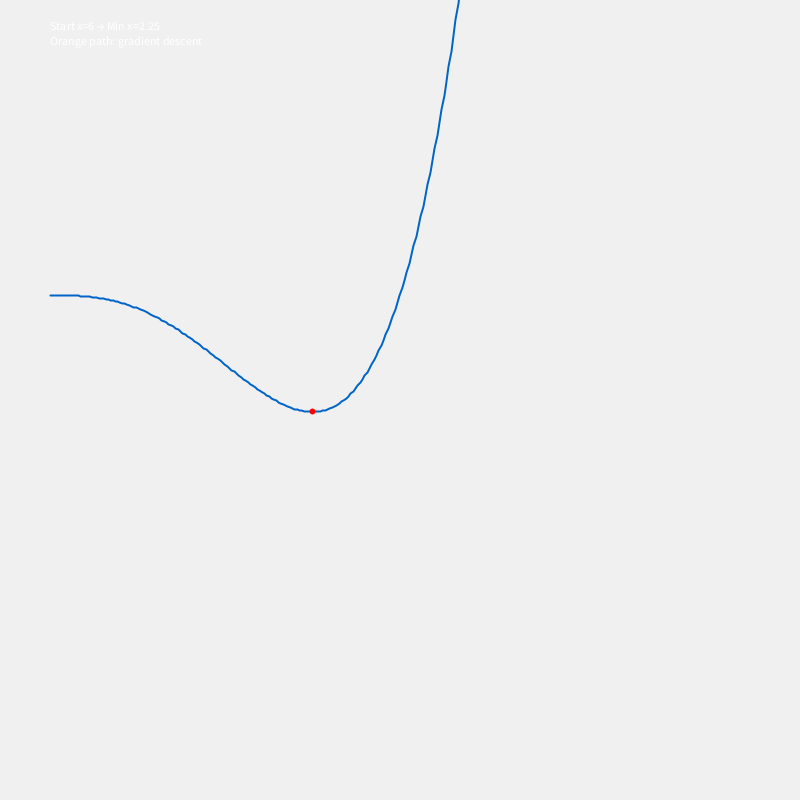
Frame 1 (no input)
Frame 60 (the mouse pressed at the canvas centre just before this capture): identical to frame 1, image omitted
Frame 120 (the mouse held since frame 60 and released just before this capture): identical to frame 1, image omitted

The Processing sketch that drew this single still picture (run headless with seeded random() and noise(); from frame 60 on, the mouse is pressed at the canvas centre):

// Processing sketch: GradDescend
// ── GradDescend.pde
void setup() {
  size(800, 800);
  
  // Parameters
  float x = 6.0;                    // Start far right [user query]
  float learningRate = 0.005;       // Step size
  int maxIters = 2000;
  
  float[] historyX = new float[maxIters];
  float[] historyY = new float[maxIters];
  
  // Gradient descent loop
  for (int i = 0; i < maxIters; i++) {
    float y = evalY(x);             // y = f(x)
    float grad = evalGrad(x);       // y' = f'(x) = 4x³ - 9x²
    
    x -= learningRate * grad;       // x_{n+1} = x_n - lr * ∇y
    
    historyX[i] = x;
    historyY[i] = y;
    
    if (abs(grad) < 0.001) {        // Convergence
      println("Converged at iteration " + i);
      break;
    }
  }
  
  println("Minimum at x = " + nf(x, 1, 3));
  println("y = " + nf(evalY(x), 1, 3));  // Should be ~ -1.688
  
  // Plot path
  stroke(255, 100, 0);
  strokeWeight(2);
  for (int i = 0; i < historyX.length-1; i++) {
    if (historyX[i] > 0) {
      line(map(historyX[i], 0, 6, 50, 750), 
           map(historyY[i], -2, 20, 350, 50),
           map(historyX[i+1], 0, 6, 50, 750), 
           map(historyY[i+1], -2, 20, 350, 50));
    }
  }
}

float evalY(float x) {
  return pow(x, 4) - 3*pow(x, 3) + 2;
}

float evalGrad(float x) {
  return 4*pow(x, 3) - 9*pow(x, 2);  // Analytical derivative
}

void draw() {
  background(240);
  
  // Plot function curve
  stroke(0, 100, 200);
  strokeWeight(2);
  noFill();
  beginShape();
  for (float px = 0; px <= 6; px += 0.02) {
    float py = evalY(px);
    vertex(map(px, 0, 6, 50, 750), map(py, -2, 20, 350, 50));
  }
  endShape();
  
  // Mark minimum
  float trueMinX = 2.25;
  stroke(255, 0, 0);
  strokeWeight(6);
  point(map(trueMinX, 0, 6, 50, 750), map(evalY(trueMinX), -2, 20, 350, 50));
  
  // Start and end points
  strokeWeight(10);
  stroke(0, 255, 0);  // Green: start
  point(map(6, 0, 6, 50, 750), map(evalY(6), -2, 20, 350, 50));
  
  fill(255);
  text("Start x=6 → Min x=2.25", 50, 30);
  text("Orange path: gradient descent", 50, 45);
}
